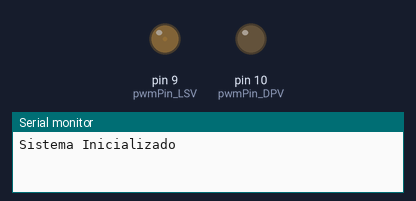
Recording of a sketch running on a simulated Arduino Uno, built with avr-gcc and run on an emulated ATmega328P. Parts: output pins drawn as LEDs (lit = HIGH), the last lines printed to the serial monitor.

Above: at 0.05 s.
At 1.05 s:
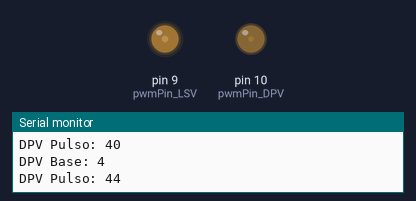
At 2.05 s:
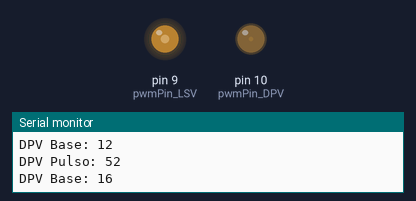
At 5.1 s:
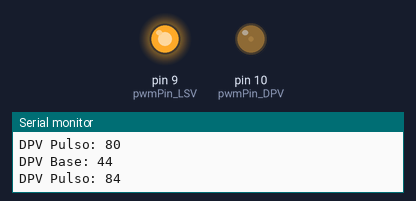
Timing chart, 0 to 6.7 s (numbered marks = the images above):
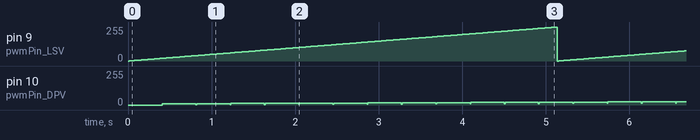

Measured:
- by itself, pin 9 (pwmPin_LSV): ramps from 0/255 to 255/255 and jumps back, once every 5.1 s

The sketch:

sketch_mar7a.ino
```cpp
// --- CONFIGURACIÓN DE PINES (Timer1) ---
const int pwmPin_LSV = 9;   // Salida PWM de 10 bits (Timer1, Canal A)
const int pwmPin_DPV = 10;  // Salida PWM de 10 bits (Timer1, Canal B)

// --- CONFIGURACIÓN PARA LSV ---
const int lsv_delay = 5;  // Tiempo entre pasos (ms)
int lsv_dutyCycle = 0;
unsigned long lastLSVUpdate = 0;

// --- CONFIGURACIÓN PARA DPV ---
const int V_start = 0;
const int V_end = 1023;   // Rango de 10 bits
const int step = 4;
const int pulse_amp = 40;
const int t_step = 400;
const int t_pulse = 200;
const int sampling_delay = 10;

int dpv_base_val = V_start;
unsigned long lastDPVUpdate = 0;
bool pulseActive = false;

void setup() {
    Serial.begin(9600);

    // Configurar Timer1 para PWM de 10 bits en los pines 9 y 10
    TCCR1A = _BV(COM1A1) | _BV(COM1B1) | _BV(WGM11) | _BV(WGM10);
    TCCR1B = _BV(CS11);  // Preescalador 8

    pinMode(pwmPin_LSV, OUTPUT);
    pinMode(pwmPin_DPV, OUTPUT);

    Serial.println("Sistema Inicializado");
}

// --- FUNCIÓN PARA CONTROLAR PWM DE 10 BITS ---
void set_pwm_LSV(int dutyCycle) {
    OCR1A = dutyCycle;  // Salida en pin 9 (Canal A de Timer1)
}

void set_pwm_DPV(int dutyCycle) {
    OCR1B = dutyCycle;  // Salida en pin 10 (Canal B de Timer1)
}

void loop() {
    unsigned long currentMillis = millis();

    // --- Control de LSV (onda en diente de sierra en pin 9) ---
    if (currentMillis - lastLSVUpdate >= lsv_delay) {
        lastLSVUpdate = currentMillis;

        lsv_dutyCycle++;
        if (lsv_dutyCycle >= 1023) {
            lsv_dutyCycle = 0;  // Reinicia LSV al llegar al máximo
            Serial.println("LSV REINICIADO");
        }

        set_pwm_LSV(lsv_dutyCycle);
    }

    // --- Control de DPV (escalones con pulso diferencial en pin 10) ---
    if (!pulseActive && (currentMillis - lastDPVUpdate >= t_step)) {
        lastDPVUpdate = currentMillis;
        set_pwm_DPV(dpv_base_val);
        Serial.print("DPV Base: "); Serial.println(dpv_base_val);

        // Activar pulso diferencial
        pulseActive = true;
    }

    if (pulseActive && (currentMillis - lastDPVUpdate >= sampling_delay)) {
        int pulse_val = dpv_base_val + pulse_amp;
        if (pulse_val > V_end) pulse_val = V_end;

        set_pwm_DPV(pulse_val);
        Serial.print("DPV Pulso: "); Serial.println(pulse_val);

        lastDPVUpdate = currentMillis;
        pulseActive = false;

        // Actualizar base_val para el siguiente escalón
        dpv_base_val += step;
        if (dpv_base_val > V_end) dpv_base_val = V_start;
    }
}
```
